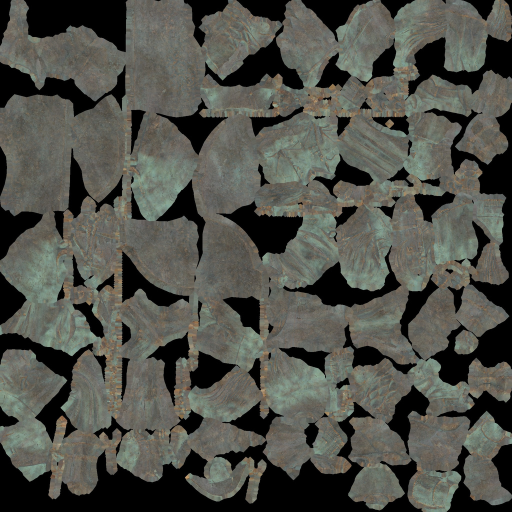
#> input picture godot/assets/landmarks/skanderbeg_approx_Image_0.jpg, 1024 x 1024 px (shown at 1/2 size)
$ python build_museum_marble.py ../godot/assets/landmarks/skanderbeg_approx_Image_0.jpg out.png out.png
#> lines starting #> are read from the running program, lines starting #| are printed output that depends on the picture
"""Create mobile museum cladding from Poly Haven Marble 01 (CC0).

Usage: python tools/build_museum_marble.py ALBEDO.jpg NORMAL.jpg ROUGHNESS.jpg
Source: https://polyhaven.com/a/marble_01, Rob Tuytel, CC0 1.0.
The photograph is cropped to one stone panel, made seamlessly repeating with
mirroring, lightened and desaturated. Normal-map channels are corrected for
mirrored axes. Panel joints are subtly darkened in albedo.
"""
from pathlib import Path
import sys
from PIL import Image, ImageEnhance, ImageOps, ImageDraw

if len(sys.argv) != 4:
    raise SystemExit('expected source albedo, normal and roughness JPG paths')
out = Path(__file__).resolve().parents[1] / 'godot/assets/textures'
out.mkdir(parents=True, exist_ok=True)
crop = (72, 12, 336, 192)

def repeat_panel(path, normal=False):
#> called with normal = False
    base = Image.open(path).convert('RGB').crop(crop).resize((512, 512), Image.Resampling.LANCZOS)
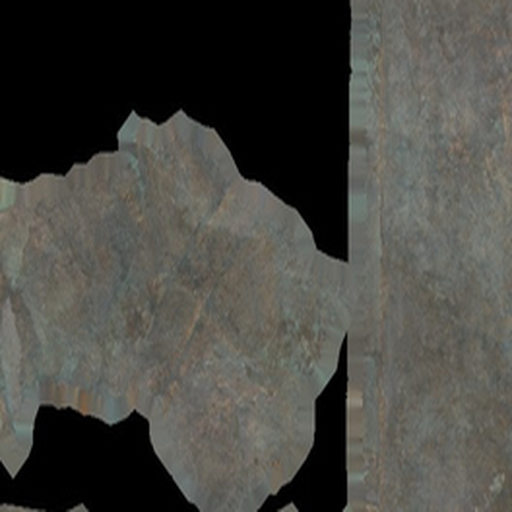
#> base: PIL image 512x512 RGB; mean R, G, B 73.1, 72.6, 67.5
    result = Image.new('RGB', (1024, 1024))
#> result: PIL image 1024x1024 RGB; every value is 0
    for x in range(2):
        for y in range(2):
            p = base.copy()
            if x:
                p = ImageOps.mirror(p)
            if y:
                p = ImageOps.flip(p)
            if normal and (x or y):
                r, g, b = p.split()
                if x: r = ImageOps.invert(r)
                if y: g = ImageOps.invert(g)
                p = Image.merge('RGB', (r, g, b))
            result.paste(p, (x * 512, y * 512))
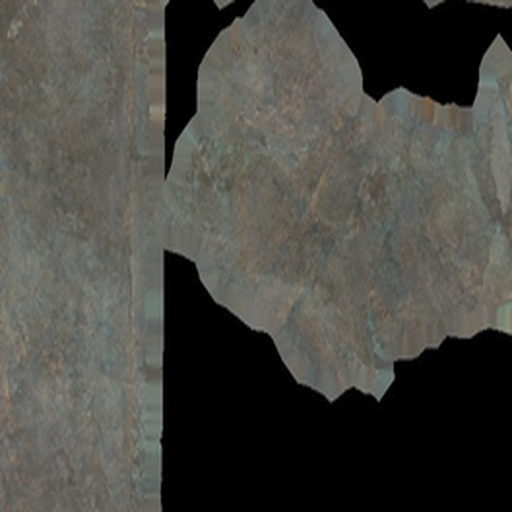
#> p: PIL image 512x512 RGB; mean R, G, B 73.1, 72.6, 67.5
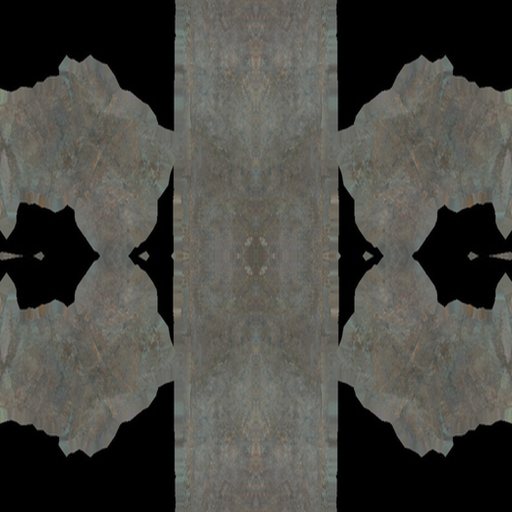
#> result: PIL image 1024x1024 RGB (shown at 1/2 size); mean R, G, B 73.1, 72.6, 67.5
    return result

albedo = repeat_panel(sys.argv[1])
albedo = ImageEnhance.Color(albedo).enhance(0.2)
albedo = ImageEnhance.Brightness(albedo).enhance(1.34)
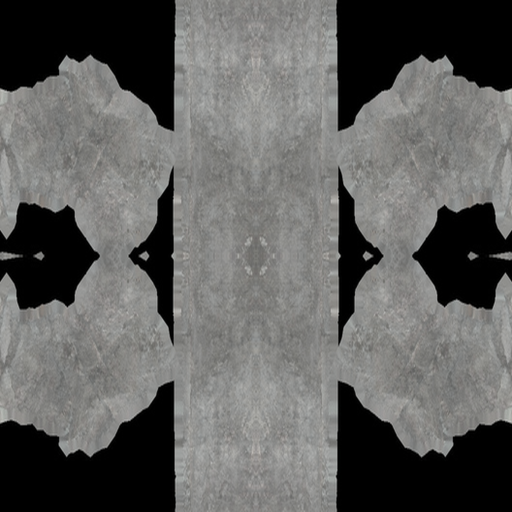
#> albedo: PIL image 1024x1024 RGB (shown at 1/2 size); mean R, G, B 96.2, 96.2, 94.7
# Fine joints between approximately square panels, as seen on the facade.
draw = ImageDraw.Draw(albedo, 'RGBA')
for edge in (0, 512, 1023):
    draw.line([(edge, 0), (edge, 1023)], fill=(75, 70, 64, 70), width=2)
    draw.line([(0, edge), (1023, edge)], fill=(75, 70, 64, 70), width=2)
albedo.save(out / 'museum_marble_diff.jpg', quality=88, optimize=True)
repeat_panel(sys.argv[2], normal=True).save(out / 'museum_marble_nor.jpg', quality=90, optimize=True)
#> (the run stopped early here; a loop or call above may not have finished)

$ run again, on godot/assets/landmarks/skanderbeg_approx_Image_1.png
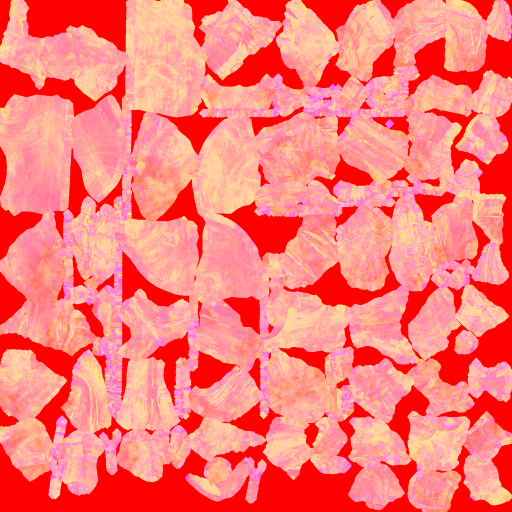
#> input picture godot/assets/landmarks/skanderbeg_approx_Image_1.png, 1024 x 1024 px (shown at 1/2 size)
#> after the loop in repeat_panel, `for x in range(2):`:
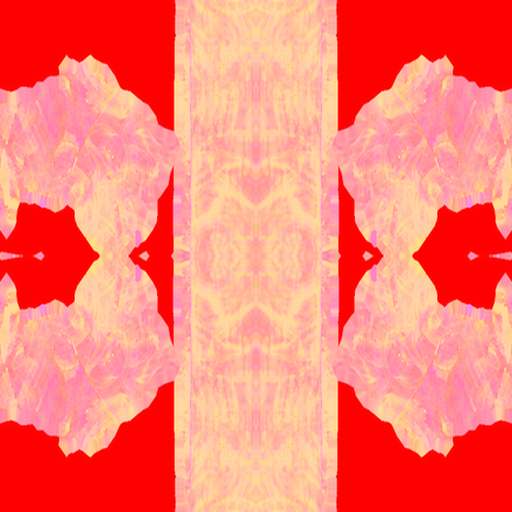
#> result: PIL image 1024x1024 RGB (shown at 1/2 size); mean R, G, B 255, 125, 111.1
#> `albedo = ImageEnhance.Brightness(albedo).enhance(1.34)`:
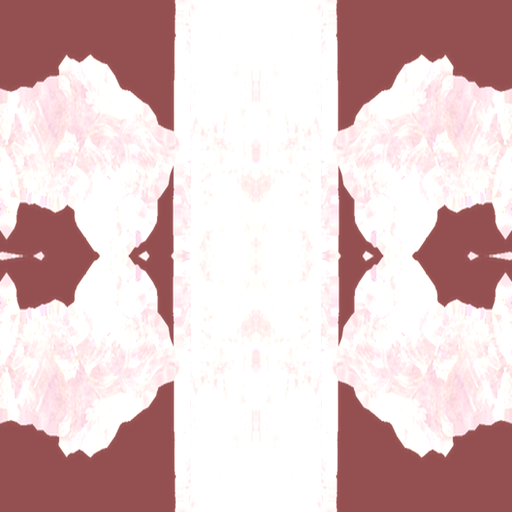
#> albedo: PIL image 1024x1024 RGB (shown at 1/2 size); mean R, G, B 222.9, 198, 198.3
